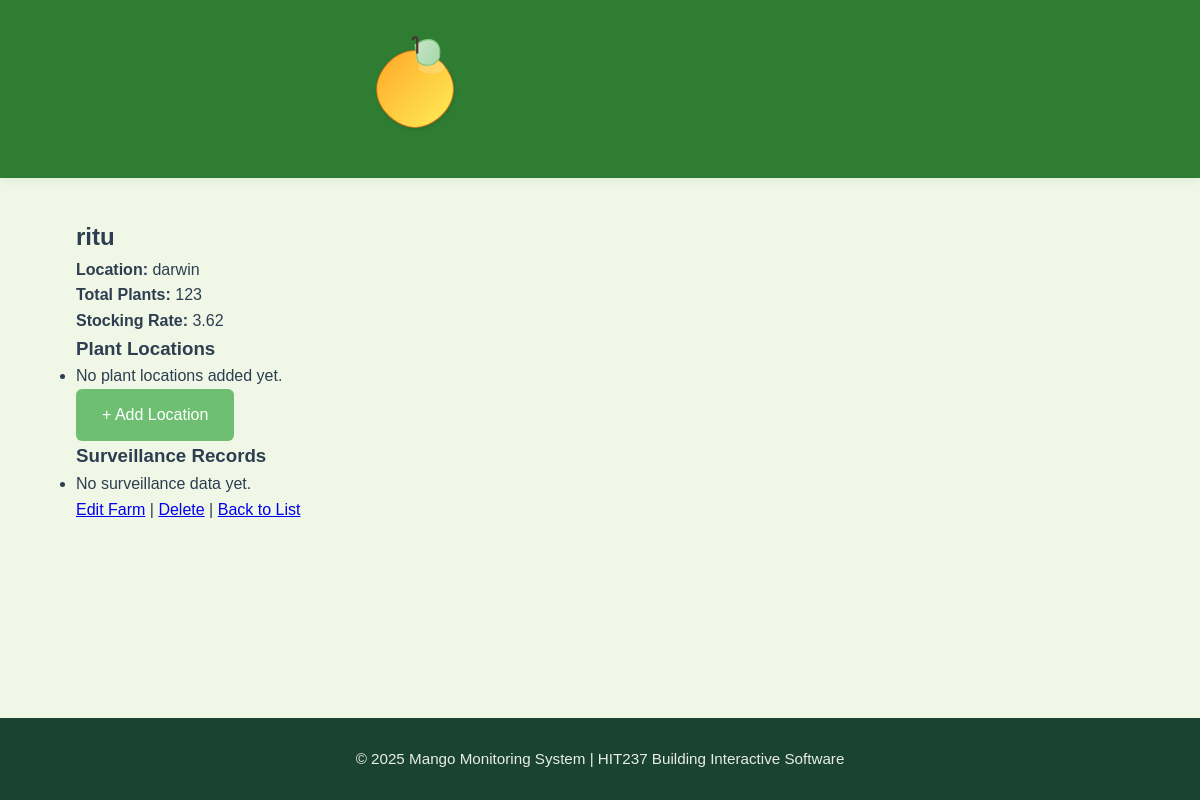
The page /myfarms/farms/5/ (signed in) on the database its author committed.
### App2/models.py (models this page shows, shortened)
class Farm(models.Model):
    name = models.CharField(max_length=100)
    location = models.CharField(max_length=150)
    owner = models.ForeignKey(User, on_delete=models.CASCADE, related_name="farms")
    total_plants = models.IntegerField(validators=[MinValueValidator(1)], help_text="Total number of mango plants on the property")
    farm_size = models.DecimalField(max_digits=10, decimal_places=2, help_text="Farm size in hectares")
    stocking_rate = models.DecimalField(max_digits=10, decimal_places=2, help_text="Plants per hectare", editable=False)
    created_at = models.DateTimeField(auto_now_add=True)
    updated_at = models.DateTimeField(auto_now=True)
    class Meta:
        ordering = ['name']

### App2/views.py (the view)
# urls.py: path('farms/<int:pk>/', views.FarmDetailView.as_view(), name='farm-detail'),
class FarmDetailView(LoginRequiredMixin, OwnerMixin, DetailView):
    model = Farm
    template_name = 'app2/farm_detail.html'

### App2/views.py (called while the page is built)
    def test_func(self):
        obj = self.get_object()
        if hasattr(obj, 'owner'):
            return obj.owner == self.request.user
        elif hasattr(obj, 'farm'):
            return obj.farm.owner == self.request.user
        return False

### App2/templates/App2/farm_detail.html (shortened to what this page needs)
{% extends 'app2/base.html' %}
{% block content %}
<div class="form-card">
<h2>{{ farm.name }}</h2>
<p><strong>Location:</strong> {{ farm.location }}</p>
<p><strong>Total Plants:</strong> {{ farm.total_plants }}</p>
<p><strong>Stocking Rate:</strong> {{ farm.stocking_rate }}</p>
<h3>Plant Locations</h3>
<ul>
    {% for location in farm.locations.all %}
        <li>
            {{ location.name }} – {{ location.number_of_plants }} plants
        </li>
    {% empty %}
        <li>No plant locations added yet.</li>
    {% endfor %}
</ul>
<a href="{% url 'App2:location-create' farm.pk %}" class="btn btn-sm btn-primary">+ Add Location</a>
<h3>Surveillance Records</h3>
<ul>
    {% for record in farm.surveillance_set.all %}
        <li>{{ record.date_observed }} - {{ record.pest.name }} ({{ record.severity }})</li>
    {% empty %}
        <li>No surveillance data yet.</li>
    {% endfor %}
</ul>
<div class="btn-group">
    <a href="{% url 'App2:farm-update' farm.pk %}">Edit Farm</a> |
    <a href="{% url 'App2:farm-delete' farm.pk %}">Delete</a> |
    <a href="{% url 'App2:farm-list' %}">Back to List</a>
</div>
</div>
{% endblock %}

### App1/static/css/base.css (style rules this page uses)
:root { --primary-green: #2E7D32; --secondary-green: #6FBF73; --accent-green: #A2C523; --light-bg: #F0F7E6; --card-bg: #FFFFFF; --text-dark: #2C3E50; --text-light: #5D6D7E; --shadow-sm: 0 2px 8px rgba(46, 125, 50, 0.1); --shadow-md: 0 4px 12px rgba(46, 125, 50, 0.15); }
* { margin: 0; padding: 0; box-sizing: border-box; font-family: 'Poppins', sans-serif; }
body { min-height: 100vh; display: flex; flex-direction: column; background-color: var(--light-bg); color: var(--text-dark); line-height: 1.6; }
.btn { display: inline-flex; align-items: center; gap: 0.5rem; padding: 0.7rem 1.5rem; background-color: var(--secondary-green); color: white; border-radius: 6px; text-decoration: none; font-weight: 500; transition: all 0.3s ease; border: 2px solid transparent; }

### rows shown on the page
Farm: name "ritu", location "darwin", total_plants "123", stocking_rate "3.62"
